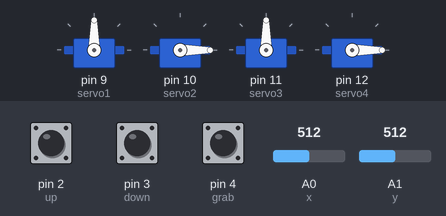
A sketch run on a simulated Arduino Uno, built with avr-gcc and run on an emulated ATmega328P. On the bench: 4 × servo. Inputs (shaded band) come from the test bench; at power-on: A0 (x) = 512, A1 (y) = 512, pin 3 (down) HIGH, pin 2 (up) HIGH, pin 4 (grab) HIGH.

Above: at 1.2 s.
1.3 s: A0 (x) set to 393
2.8 s: A0 (x) set to 371
At 3.26 s:
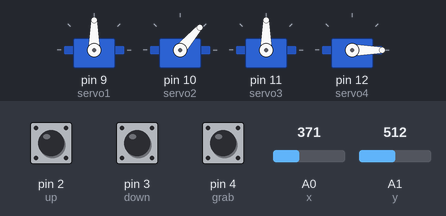
At 5.5 s:
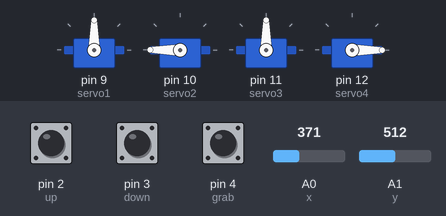
5.8 s: A1 (y) set to 397
8.8 s: A1 (y) set to 372
At 9.25 s:
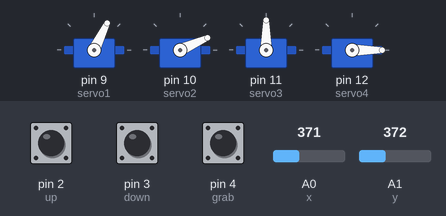
11.8 s: pin 3 (down) pulled LOW for 0.15 s
14.8 s: pin 2 (up) pulled LOW for 0.15 s
At 15.01 s:
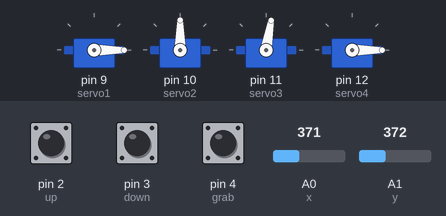
Timing chart, 0 to 20.9 s (numbered marks = the images above; inputs shaded):
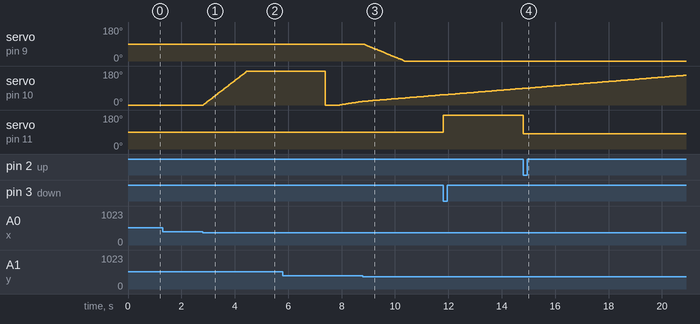

Measured:
- the behaviour switches between 385 and 384 on A0 (x) (found by bisection; images 0 and 1)
- the behaviour switches between 385 and 384 on A1 (y) (found by bisection; images 2 and 3)
- after the input at 1.3 s, every drawn part: stays the same
- after the input at 2.8 s, servo on pin 10 (servo2): moves from 0° to 180° over 1.6 s, starting at once
- after the input at 8.8 s, servo on pin 9 (servo1): moves from 90° to 0° over 1.5 s, starting at once
- after the input at 11.8 s, servo on pin 11 (servo3): 90° → 180° at once
- after the input at 14.8 s, servo on pin 11 (servo3): 180° → 80° at once

The sketch:

mearm_2.0.ino
```cpp
/*
  name:mearm
  version:  2.0
  Author:  Lin <824676271@qq.com>
  Date:    2016-10-2
  Description:  MeArm机械臂
  note: 改进控制
*/
#include <Servo.h>
Servo servo1, servo2, servo3, servo4 ;

int up = 2;
int down = 3;
int grab = 4;
int x = 0;
int y = 1;
int valx;
int valy;
int i;
boolean grabstate = 0  ;

void setup() {
  servo1.attach(9, 555, 2390);
  servo2.attach(10,555,1460);
  servo3.attach(11);
  servo4.attach(12);
  servo1.write(90);
  servo2.write(90);
  servo3.write(90);
  servo4.write(90);
  pinMode(up, INPUT_PULLUP);
  pinMode(down, INPUT_PULLUP);
  pinMode(grab, INPUT_PULLUP);
  Serial.begin(9600);
  valy = 90;
}
void spinx() {

  if ( analogRead(x) >= 640 && analogRead(x) <= 896) {
    valx--;
    delay(8);
  }
  if ( analogRead(x) <= 384 && analogRead(x) >= 128) {
    valx++;
    delay(8);
  }
  if ( analogRead(x) >= 896) {
    valx--;
    delay(5);
  }
  if ( analogRead(x) <= 128 ) {
    valx++;
    delay(5);
  }
  servo2.write(valx);
}
void spiny() {
  if ( analogRead(y) >= 640 && analogRead(x) <= 896) {
    valy++;
    delay(8);
  }
  if ( analogRead(y) <= 384 && analogRead(y) >= 128) {
    valy--;
    delay(8);
  }
    if ( analogRead(x) >= 896) {
    valx++;
    delay(5);
  }
  if ( analogRead(x) <= 128 ) {
    valx--;
    delay(5);
  }
  servo1.write(valy);
}


void loop() {
  if (digitalRead(up) == 0) {
    servo3.write(80);
    delay(5);
  }
  if (digitalRead(down) == 0) {
    servo3.write(180);
    delay(5);
  }
  if (digitalRead(grab) == 0) {
    servo4.write(180);
    delay(5);
  }
  if (digitalRead(grab) == 1) {
    servo4.write(0);
  }

  spinx();
  spiny();


}

void state() {
  Serial.print(valx);
  Serial.print(",");
  Serial.println(valy);
  delay(200);
}
```
